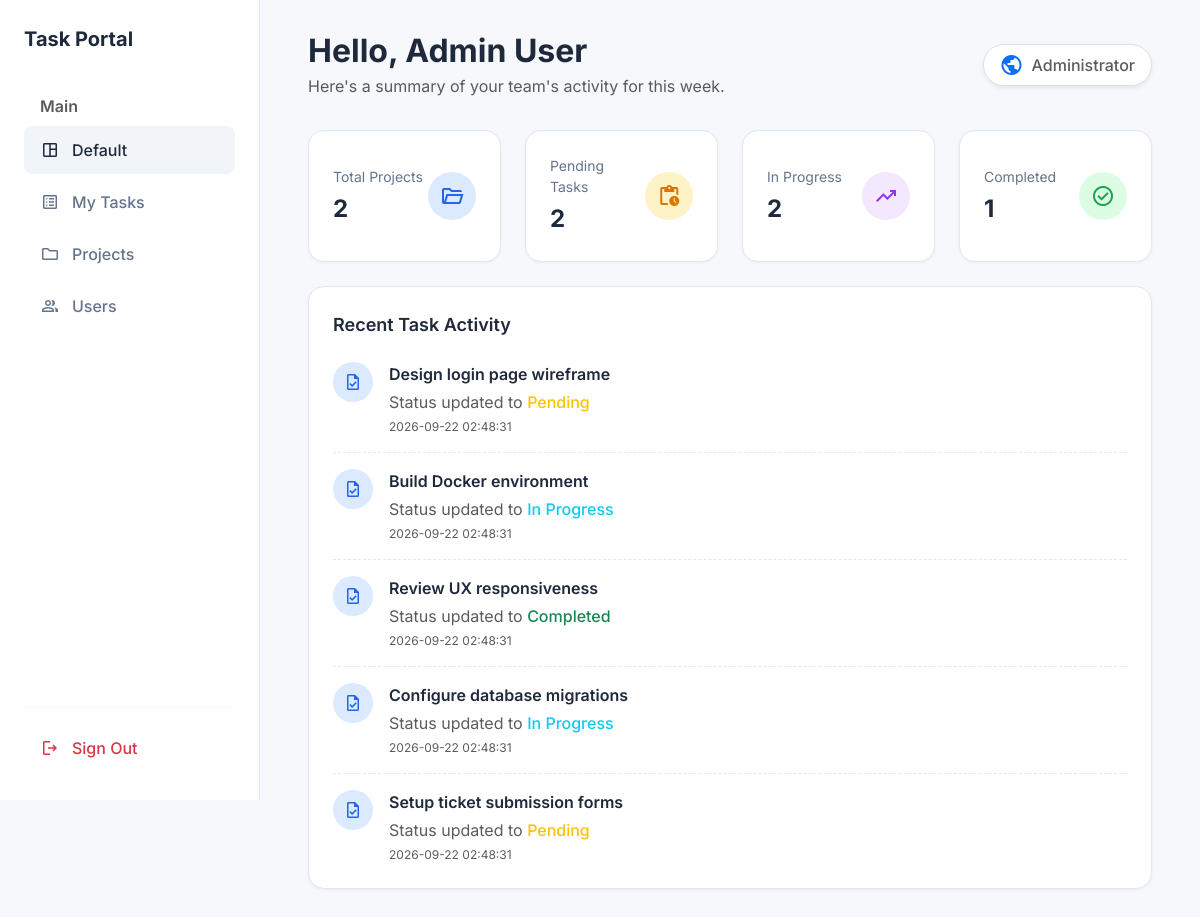
/dashboard.php (signed in), run on the app's committed database.
### tables this page shows
CREATE TABLE tasks (
    id INT AUTO_INCREMENT PRIMARY KEY,
    project_id INT NOT NULL,
    assigned_user_id INT NOT NULL,
    created_by INT NOT NULL,
    title VARCHAR(255) NOT NULL,
    description TEXT,
    priority ENUM('Low', 'Medium', 'High') DEFAULT 'Medium',
    status ENUM('Pending', 'In Progress', 'Completed') DEFAULT 'Pending',
    due_date DATE,
    created_at TIMESTAMP DEFAULT CURRENT_TIMESTAMP,
    updated_at TIMESTAMP DEFAULT CURRENT_TIMESTAMP ON UPDATE CURRENT_TIMESTAMP,
    FOREIGN KEY (project_id) REFERENCES projects(id) ON DELETE CASCADE,
    FOREIGN KEY (assigned_user_id) REFERENCES users(id),
    FOREIGN KEY (created_by) REFERENCES users(id)
);

### src/helpers/validation.php (called while the page is built, shortened)
<?php
function sanitize(string $input): string
{
    return htmlspecialchars(trim($input), ENT_QUOTES, 'UTF-8');
}
?>

### public/dashboard.php (the view, shortened to what this page needs)
<?php
require_once '../src/config/database.php';
require_once '../src/helpers/validation.php';
$isAdmin = $_SESSION['role'] === 'Administrator';
if ($isAdmin) {
    $stmt = $pdo->query("SELECT COUNT(*) FROM projects");
}
$projectCount = $stmt->fetchColumn();
$taskQuery = $isAdmin
    ? "SELECT status, COUNT(*) as count FROM tasks GROUP BY status"
    : "SELECT status, COUNT(*) as count FROM tasks WHERE assigned_user_id = ? GROUP BY status";
$stmt = $isAdmin ? $pdo->query($taskQuery) : $pdo->prepare($taskQuery);
$taskCounts = ['Pending' => 0, 'In Progress' => 0, 'Completed' => 0];
while ($row = $stmt->fetch(PDO::FETCH_ASSOC)) {
    $taskCounts[$row['status']] = $row['count'];
}
$recentQuery = $isAdmin
    ? "SELECT title, status, updated_at FROM tasks ORDER BY updated_at DESC LIMIT 5"
    : "SELECT title, status, updated_at FROM tasks WHERE assigned_user_id = ? ORDER BY updated_at DESC LIMIT 5";
$stmt = $isAdmin ? $pdo->query($recentQuery) : $pdo->prepare($recentQuery);
$recentTasks = $stmt->fetchAll(PDO::FETCH_ASSOC);
?>
<!DOCTYPE html>
<html lang="en">
<head>
    <link href="https://cdn.jsdelivr.net/npm/bootstrap@5.3.2/dist/css/bootstrap.min.css" rel="stylesheet">
</head>
<body>
<div class="dashboard-container">
    <aside class="sidebar">
        <a href="dashboard.php" class="brand-logo">Task Portal</a>
        <div class="text-muted fs-6 fw-semibold mb-2 px-3" style="font-size: 0.75rem;">Main</div>
        <nav class="nav flex-column mb-4">
            <a class="nav-link active" href="dashboard.php"><span class="material-symbols-outlined">space_dashboard</span> Default</a>
            <a class="nav-link" href="tasks.php"><span class="material-symbols-outlined">list_alt</span> My Tasks</a>
            <?php if ($isAdmin): ?>
                <a class="nav-link" href="projects.php"><span class="material-symbols-outlined">folder</span> Projects</a>
                <a class="nav-link" href="users.php"><span class="material-symbols-outlined">group</span> Users</a>
            <?php endif; ?>
        </nav>
        <div class="mt-auto">
            <hr style="border-color: #e2e8f0;">
            <a class="nav-link text-danger" href="logout.php">
                <span class="material-symbols-outlined">logout</span> Sign Out
            </a>
        </div>
    </aside>
    <main class="main-content">
        <div class="header-top">
            <div>
                <h1 class="fw-bold fs-2 mb-1">Hello, <?= sanitize($_SESSION['name']) ?></h1>
                <p class="text-muted mb-0">Here's a summary of your team's activity for this week.</p>
            </div>
            <div class="d-none d-md-flex align-items-center bg-white border rounded-pill px-3 py-2 shadow-sm">
                <span class="material-symbols-outlined text-primary me-2">public</span>
                <span class="text-muted fw-medium fs-6"><?= sanitize($_SESSION['role']) ?></span>
            </div>
        </div>
        <div class="row g-4 mb-4">
            <div class="col-12 col-md-6 col-xl-3">
                <div class="stat-card">
                    <div>
                        <div class="stat-title">Total Projects</div>
                        <div class="stat-value"><?= $projectCount ?></div>
                    </div>
                    <div class="stat-icon bg-blue-light">
                        <span class="material-symbols-outlined">folder_open</span>
                    </div>
                </div>
            </div>
            <div class="col-12 col-md-6 col-xl-3">
                <div class="stat-card">
                    <div>
                        <div class="stat-title">Pending Tasks</div>
                        <div class="stat-value"><?= $taskCounts['Pending'] ?></div>
                    </div>
                    <div class="stat-icon bg-yellow-light">
                        <span class="material-symbols-outlined">pending_actions</span>
                    </div>
                </div>
            </div>
            <div class="col-12 col-md-6 col-xl-3">
                <div class="stat-card">
                    <div>
                        <div class="stat-title">In Progress</div>
                        <div class="stat-value"><?= $taskCounts['In Progress'] ?></div>
                    </div>
                    <div class="stat-icon bg-purple-light">
                        <span class="material-symbols-outlined">trending_up</span>
                    </div>
                </div>
            </div>
            <div class="col-12 col-md-6 col-xl-3">
                <div class="stat-card">
                    <div>
                        <div class="stat-title">Completed</div>
                        <div class="stat-value"><?= $taskCounts['Completed'] ?></div>
                    </div>
                    <div class="stat-icon bg-green-light">
                        <span class="material-symbols-outlined">check_circle</span>
                    </div>
                </div>
            </div>
        </div>
        <div class="row g-4">
            <div class="col-12">
                <div class="panel-card">
                    <div class="panel-title">Recent Task Activity</div>
                    <?php if (empty($recentTasks)): ?>
                        <p class="text-muted text-center py-4">No recent activity found.</p>
                    <?php else: ?>
                        <?php foreach ($recentTasks as $task): ?>
                            <div class="activity-item">
                                <div class="stat-icon bg-blue-light me-3" style="width: 40px; height: 40px;">
                                    <span class="material-symbols-outlined fs-5">task</span>
                                </div>
                                <div>
                                    <div class="fw-semibold text-main mb-1"><?= sanitize($task['title']) ?></div>
                                    <div class="fs-6 text-muted mb-1">Status updated to
                                        <?php if($task['status'] === 'Completed'): ?>
                                            <span class="text-success fw-medium">Completed</span>
                                        <?php elseif($task['status'] === 'In Progress'): ?>
                                            <span class="text-info fw-medium">In Progress</span>
                                        <?php else: ?>
                                            <span class="text-warning fw-medium">Pending</span>
                                        <?php endif; ?>
                                    </div>
                                    <div class="text-muted" style="font-size: 0.75rem;"><?= sanitize($task['updated_at']) ?></div>
                                </div>
                            </div>
                        <?php endforeach; ?>
                    <?php endif; ?>
                </div>
            </div>
        </div>
    </main>
</div>
</body>
</html>

### public/dashboard.php (style rules this page uses)
:root { --bg-body: #f6f8fb; --card-bg: #ffffff; --text-main: #1e293b; --text-muted: #64748b; --brand-primary: #3b82f6; --sidebar-width: 260px; }
body { font-family: 'Inter', sans-serif; background-color: var(--bg-body); color: var(--text-main); margin: 0; padding: 0; }
.dashboard-container { display: flex; min-height: 100vh; }
.sidebar { width: var(--sidebar-width); background-color: var(--card-bg); border-right: 1px solid #e2e8f0; position: fixed; height: 100vh; overflow-y: auto; padding: 1.5rem; display: flex; flex-direction: column; z-index: 10; }
.brand-logo { font-size: 1.25rem; font-weight: 700; color: var(--text-main); text-decoration: none; display: flex; align-items: center; margin-bottom: 2.5rem; }
.nav-link { display: flex; align-items: center; color: var(--text-muted); font-weight: 500; padding: 0.75rem 1rem; border-radius: 0.5rem; margin-bottom: 0.25rem; transition: all 0.2s; }
.nav-link:hover, .nav-link.active { background-color: #f1f5f9; color: var(--text-main); }
.nav-link .material-symbols-outlined { margin-right: 0.75rem; font-size: 1.25rem; }
.main-content { flex-grow: 1; margin-left: var(--sidebar-width); padding: 2rem 3rem; }
.header-top { display: flex; justify-content: space-between; align-items: center; margin-bottom: 2rem; }
.stat-card { background-color: var(--card-bg); border-radius: 1rem; border: 1px solid #e2e8f0; padding: 1.5rem; display: flex; align-items: center; justify-content: space-between; box-shadow: 0 1px 3px rgba(0,0,0,0.05); height: 100%; }
.stat-title { font-size: 0.875rem; color: var(--text-muted); margin-bottom: 0.25rem; }
.stat-value { font-size: 1.5rem; font-weight: 700; color: var(--text-main); }
.stat-icon { width: 48px; height: 48px; border-radius: 50%; display: flex; align-items: center; justify-content: center; }
.bg-blue-light { background-color: #dbeafe; color: #2563eb; }
.bg-yellow-light { background-color: #fef3c7; color: #d97706; }
.bg-green-light { background-color: #dcfce3; color: #16a34a; }
.bg-purple-light { background-color: #f3e8ff; color: #9333ea; }
.panel-card { background-color: var(--card-bg); border-radius: 1rem; border: 1px solid #e2e8f0; box-shadow: 0 1px 3px rgba(0,0,0,0.05); margin-bottom: 1.5rem; padding: 1.5rem; }
.panel-title { font-size: 1.125rem; font-weight: 600; margin-bottom: 1.5rem; display: flex; align-items: center; justify-content: space-between; }
.activity-item { display: flex; align-items: flex-start; margin-bottom: 1rem; padding-bottom: 1rem; border-bottom: 1px dashed #e2e8f0; }
.activity-item:last-child { margin-bottom: 0; padding-bottom: 0; border-bottom: none; }

### data on the page
tasks: title "Design login page wireframe", status "Pending", updated_at "2026-09-22 02:48:31"
tasks: title "Build Docker environment", status "In Progress", updated_at "2026-09-22 02:48:31"
tasks: title "Review UX responsiveness", status "Completed", updated_at "2026-09-22 02:48:31"
tasks: title "Configure database migrations", status "In Progress", updated_at "2026-09-22 02:48:31"
tasks: title "Setup ticket submission forms", status "Pending", updated_at "2026-09-22 02:48:31"

### other printed values
$_SESSION['name'] "Admin User"
$_SESSION['role'] "Administrator"
$projectCount "2"
$taskCounts['Pending'] "2"
$taskCounts['In Progress'] "2"
$taskCounts['Completed'] "1"
